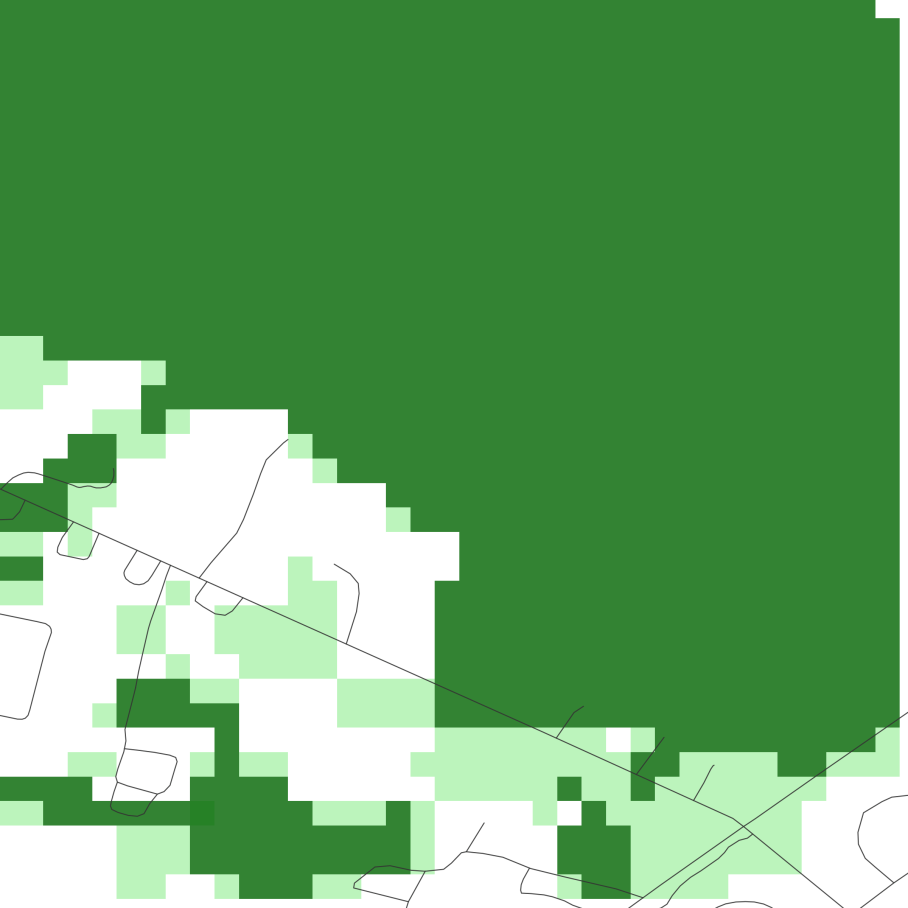
#> input picture MCS/image.png, 1816 x 1816 px (shown at 1/2 size)
$ python mcs.py
#> lines starting #> are read from the running program, lines starting #| are printed output that depends on the picture
import numpy as np
import matplotlib.pyplot as plt
from PIL import Image
import random
import time
import requests
import json
from scipy.stats import gaussian_kde
from scipy.interpolate import griddata
import pickle
import csv
from numba import jit, njit
from scipy.ndimage import map_coordinates

# Configuration
NUM_BOTS = 150
FPS = 30
SPEED_RANGE = (1, 5)
MARKER_SIZE = 15
ALPHA = 0.6
SIMULATION_TIME = 5
ELEVATION_PREFERENCE = 0.65
AGE_RANGE = (0.1, 1.0)
AGE_SPEED_FACTOR = 2.0

# Pre-computed terrain colors as numpy arrays
TERRAIN_COLORS_ARRAY = np.array([
    [144, 238, 144],  # sparse_forest
    [0, 100, 0],      # dense_forest
    [0, 102, 204],    # water
    [51, 51, 51]      # road
]) / 255.0

TERRAIN_NAMES = ['sparse_forest', 'dense_forest', 'water', 'road']

# [104 lines left out: functions fast_closest_terrain, update_bots_vectorized, not called in this run]

def fetch_elevation_data_cached(lat_center, lon_center, width_pixels, height_pixels,
                               resolution_meters=30, cache_file=None):
    """Optimized elevation fetching with caching"""

    # Try to load from cache first
    if cache_file:
        try:
            cached_data = np.load(cache_file, allow_pickle=True).item()
            if (cached_data['lat_center'] == lat_center and
                cached_data['lon_center'] == lon_center and
                cached_data['width'] == width_pixels and
                cached_data['height'] == height_pixels):
                print("Using cached elevation data")
                return cached_data['elevation']
        except:
            print("No valid cache found, fetching new data")

    print("Fetching elevation data...")

    # Reduced resolution for faster fetching
    grid_resolution = max(2, min(width_pixels, height_pixels) // 25)  # Even coarser grid

    lat_per_meter = 1 / 111000
    lon_per_meter = 1 / (111000 * np.cos(np.radians(lat_center)))

    width_meters = width_pixels * resolution_meters
    height_meters = height_pixels * resolution_meters

    lat_span = height_meters * lat_per_meter
    lon_span = width_meters * lon_per_meter

    lat_min = lat_center - lat_span / 2
    lat_max = lat_center + lat_span / 2
    lon_min = lon_center - lon_span / 2
    lon_max = lon_center + lon_span / 2

    lats = np.linspace(lat_max, lat_min, height_pixels // grid_resolution)
    lons = np.linspace(lon_min, lon_max, width_pixels // grid_resolution)

    elevation_points, locations = [], []
    for i, lat in enumerate(lats):
        for j, lon in enumerate(lons):
            locations.append(f"{lat},{lon}")
            elevation_points.append((j * grid_resolution, i * grid_resolution))

    # Larger batch size for fewer API calls
    batch_size = 200
    all_elevations = []

    for i in range(0, len(locations), batch_size):
        batch = locations[i:i+batch_size]
        url = f"https://api.open-elevation.com/api/v1/lookup?locations={'|'.join(batch)}"

        try:
            response = requests.get(url, timeout=30)
            if response.status_code == 200:
                data = response.json()
                elevations = [result['elevation'] for result in data['results']]
                all_elevations.extend(elevations)
                print(f"Fetched batch {i//batch_size + 1}")
                time.sleep(0.3)  # Shorter delay
            else:
                all_elevations.extend(np.random.uniform(0, 100, len(batch)))
        except:
            all_elevations.extend(np.random.uniform(0, 100, len(batch)))

    if len(all_elevations) == len(elevation_points):
        x_coords = [pt[0] for pt in elevation_points]
        y_coords = [pt[1] for pt in elevation_points]

        xi, yi = np.arange(width_pixels), np.arange(height_pixels)
        xi_grid, yi_grid = np.meshgrid(xi, yi)

        elevation_grid = griddata(
            (x_coords, y_coords),
            all_elevations,
            (xi_grid, yi_grid),
            method='linear',
            fill_value=np.mean(all_elevations)
        )

        # Cache the results
        if cache_file:
            cache_data = {
                'lat_center': lat_center,
                'lon_center': lon_center,
                'width': width_pixels,
                'height': height_pixels,
                'elevation': elevation_grid
            }
            np.save(cache_file, cache_data)
            print(f"Cached elevation data to {cache_file}")

        print(f"Elevation range: {np.min(elevation_grid):.1f}–{np.max(elevation_grid):.1f} m")
        return elevation_grid

    print("Using random elevation fallback")
    return np.random.uniform(0, 100, (height_pixels, width_pixels))

class OptimizedSwarmBot:
    def __init__(self, image_path='image.png', lat_center=40.7128, lon_center=-74.0060):
        # Load and process image
#> called with image_path = 'image.png', lat_center = 40.71, lon_center = -74.01
        self.image = Image.open(image_path).convert('RGB')
#> self.image is the input picture: PIL image 1816x1816 RGB; mean R, G, B 106.3, 167.4, 106.3
        self.width, self.height = self.image.size
#> self.width = 1816; self.height = 1816
        self.background = np.array(self.image)

        # Pre-classify all terrain types for faster lookup
        print("Classifying terrain...")
        self.terrain_map = self._classify_terrain_vectorized()
#> after the loop in _classify_terrain_vectorized, `for y_start in range(0, self.height, chunk_size):`:
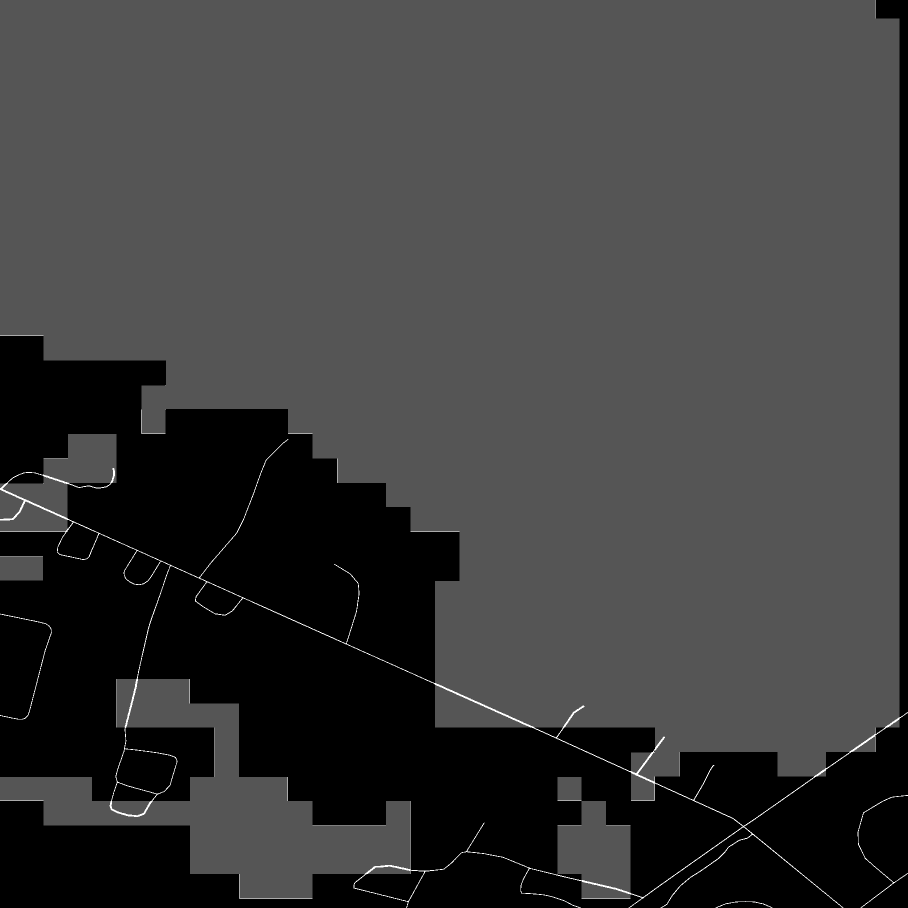
#> terrain_map: shape (1816, 1816) (shown at 1/2 size); min 0, max 3, mean 0.703; drawn with min black and max white

        # Fetch elevation with caching
        cache_file = f"elevation_cache_{lat_center}_{lon_center}_{self.width}x{self.height}.npy"
        self.elevation_data = fetch_elevation_data_cached(
            lat_center, lon_center, self.width, self.height, cache_file=cache_file
        )

        # Pre-compute elevation gradients
        print("Computing elevation gradients...")
        gy, gx = np.gradient(self.elevation_data)
        self.elevation_gradients = np.stack([gx, gy], axis=-1)

        # Initialize bots as numpy arrays for better performance
        self.bot_positions = np.zeros((NUM_BOTS, 2))
        self.bot_angles = np.zeros(NUM_BOTS)
        self.bot_speeds = np.zeros(NUM_BOTS)
        self.bot_ages = np.zeros(NUM_BOTS)
        self.bot_colors = []

        center_x, center_y = self.width // 2, self.height // 2

        # Vectorized bot initialization
        angles = np.random.uniform(0, 2*np.pi, NUM_BOTS)
        radii = np.random.uniform(0, min(self.width, self.height)/4, NUM_BOTS)

        self.bot_positions[:, 0] = center_x + radii * np.cos(angles)
        self.bot_positions[:, 1] = center_y + radii * np.sin(angles)

        self.bot_angles = np.random.uniform(0, 2*np.pi, NUM_BOTS)
        base_speeds = np.random.uniform(*SPEED_RANGE, NUM_BOTS)
        self.bot_ages = np.random.uniform(*AGE_RANGE, NUM_BOTS)

        speed_multipliers = AGE_SPEED_FACTOR * (1.1 - self.bot_ages)
        self.bot_speeds = base_speeds * speed_multipliers

        # Generate colors based on age
        for age in self.bot_ages:
            if age < 0.4:
                colors = [[1.0, 0.0, 0.0], [1.0, 0.5, 0.0], [1.0, 1.0, 0.0]]
            elif age < 0.7:
                colors = [[0.8, 0.2, 0.2], [0.8, 0.4, 0.1], [0.7, 0.7, 0.2]]
            else:
                colors = [[0.6, 0.3, 0.3], [0.6, 0.4, 0.2], [0.5, 0.5, 0.3]]
            self.bot_colors.append(random.choice(colors))

    def _classify_terrain_vectorized(self):
        """Fast vectorized terrain classification"""
        terrain_map = np.zeros((self.height, self.width), dtype=np.uint8)

        # Process in chunks to avoid memory issues
        chunk_size = 1000
        background_norm = self.background.astype(np.float32) / 255.0

        for y_start in range(0, self.height, chunk_size):
            y_end = min(y_start + chunk_size, self.height)

            for x_start in range(0, self.width, chunk_size):
                x_end = min(x_start + chunk_size, self.width)

                chunk = background_norm[y_start:y_end, x_start:x_end]

                # Vectorized distance calculation
                for terrain_idx in range(4):
                    terrain_color = TERRAIN_COLORS_ARRAY[terrain_idx]
                    distances = np.sum((chunk - terrain_color)**2, axis=2)

                    if terrain_idx == 0:
                        min_distances = distances
                        terrain_map[y_start:y_end, x_start:x_end] = 0
                    else:
                        mask = distances < min_distances
                        terrain_map[y_start:y_end, x_start:x_end][mask] = terrain_idx
                        min_distances = np.minimum(min_distances, distances)

        return terrain_map

    # [97 lines left out: functions run_simulation, create_density_map, save_essential_data, not called in this run]

if __name__ == "__main__":
    try:
        print(f"Starting optimized simulation with {NUM_BOTS} bots")
        print(f"Image processing and simulation for {SIMULATION_TIME} seconds...")

#> (the run stopped early here; a loop or call above may not have finished)
